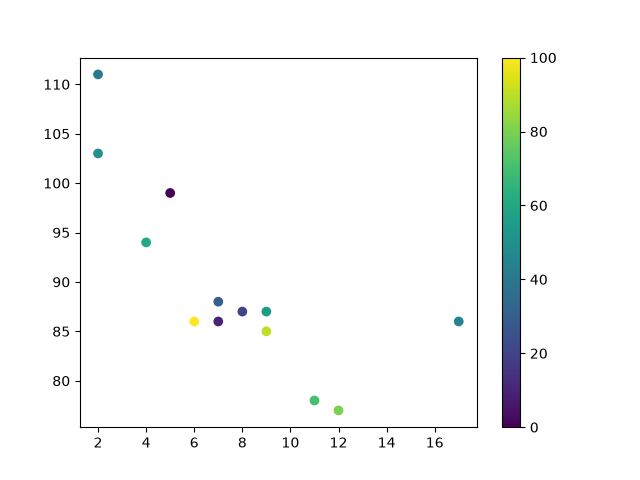

Write Python code to recreate this figure.
# A colormap is like a list of colors, where each color has a value that ranges from 0 to 100
# Specify the colormap with the keyword argument `cmap`` with the value of the colormap.
# In this case 'viridis' which is one of the built-in colormaps available in Matplotlib.

import matplotlib.pyplot as plt

x = [5,7,8,7,2,17,2,9,4,11,12,9,6]
y = [99,86,87,88,111,86,103,87,94,78,77,85,86]

colors = [0, 10, 20, 30, 40, 45, 50, 55, 60, 70, 80, 90, 100]

plt.scatter(x, y, c=colors, cmap='viridis')

# To include the colormap in the drawing, use the `plt.colorbar()` statement
plt.colorbar()
# If bar is not required, you can just remove the statement

plt.savefig("05_colorMap.png")

# Reference: https://matplotlib.org/stable/gallery/color/colormap_reference.html
